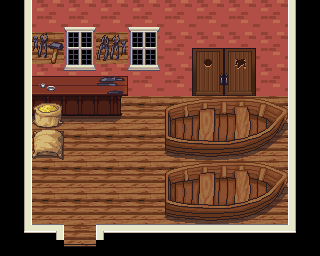

A level layout from a 2D game, rendered from its tile map. Below: a short description, then the map file with tile-grid data replaced by summaries:
An orthogonal 10x8 tile map with 32x32 px tiles, 3 tile layers (floor/walls, mass, accessories), 5 tilesets and 4 objects (player, chest, exit).

<map version="1.0" orientation="orthogonal" width="10" height="8" tilewidth="32" tileheight="32">
 <properties>
  <property name="background_color" value="black" />
 </properties>
 <tileset firstgid="1" name="farming_fishing" tilewidth="32" tileheight="32">
  <image source="../img/farming_fishing.png" width="640" height="640" />
 </tileset>
 <tileset firstgid="401" name="house" tilewidth="32" tileheight="32">
  <image source="../img/house.png" width="320" height="224" />
 </tileset>
 <tileset firstgid="471" name="cabinets" tilewidth="32" tileheight="32">
  <image source="../img/cabinets.png" width="192" height="416" />
 </tileset>
 <tileset firstgid="549" name="doors" tilewidth="32" tileheight="32">
  <image source="../img/doors.png" width="160" height="128" />
 </tileset>
 <tileset firstgid="569" name="inside" tilewidth="32" tileheight="32">
  <image source="../img/inside.png" width="320" height="320" />
 </tileset>
 <layer name="floor/walls" width="10" height="8">
  <data>[80 cells, 80 non-empty, 8 distinct tile ids]</data>
 </layer>
 <layer name="mass" width="10" height="8">
  <data>[80 cells, 26 non-empty, 15 distinct tile ids]</data>
 </layer>
 <layer name="accessories" width="10" height="8">
  <data>[80 cells, 16 non-empty, 13 distinct tile ids]</data>
 </layer>
 <objectgroup name="objects" width="10" height="8">
  <object name="player" x="68" y="194" width="24" height="23">
   <properties>
    <property name="compose" value="[{&quot;name&quot;:&quot;shadow&quot;,&quot;class&quot;:&quot;game.Shadow&quot;,&quot;image&quot;:&quot;char_shadow&quot;,&quot;spritewidth&quot;:18,&quot;spriteheight&quot;:9},{&quot;name&quot;:&quot;player&quot;},{&quot;name&quot;:&quot;eyes&quot;,&quot;class&quot;:&quot;game.BlinkingEyes&quot;,&quot;image&quot;:&quot;player_eyes&quot;,&quot;spritewidth&quot;:17,&quot;spriteheight&quot;:6,&quot;offsetx&quot;:6,&quot;offsety&quot;:18}]" />
    <property name="image" value="player" />
    <property name="spriteheight" value="36" />
    <property name="spritewidth" value="31" />
   </properties>
  </object>
  <object name="chest" x="128" y="96" width="32" height="32">
   <properties>
    <property name="contents" value="{&quot;type&quot;:&quot;weapon&quot;,&quot;data&quot;:{&quot;name&quot;:&quot;hammer&quot;,&quot;class&quot;:&quot;game.Weapon&quot;,&quot;image&quot;:&quot;hammer&quot;,&quot;icon&quot;:5,&quot;spritewidth&quot;:64,&quot;spriteheight&quot;:64,&quot;sfx_swing&quot;:[&quot;mallet_swing&quot;],&quot;sfx_whomp&quot;:[&quot;mallet_whomp&quot;],&quot;description&quot;:&quot;You procured a Mighty Mallet with which to smite things and stuff.&quot;}}" />
    <property name="image" value="chests" />
    <property name="spriteheight" value="32" />
    <property name="spritewidth" value="32" />
    <property name="which" value="1" />
   </properties>
  </object>
 </objectgroup>
 <objectgroup name="collision" width="10" height="8">
  <object x="32" y="160">
   <polyline points="0,64 32,64 32,96 64,96 64,64 128,64 128,-64 96,-64 96,-43 32,-43 32,0 0,0 0,64" />
  </object>
  <object name="exit" x="68" y="235" width="24" height="17">
   <properties>
    <property name="fade" value="black" />
    <property name="location" value="3568, 3680" />
    <property name="to" value="earth" />
   </properties>
  </object>
 </objectgroup>
</map>
